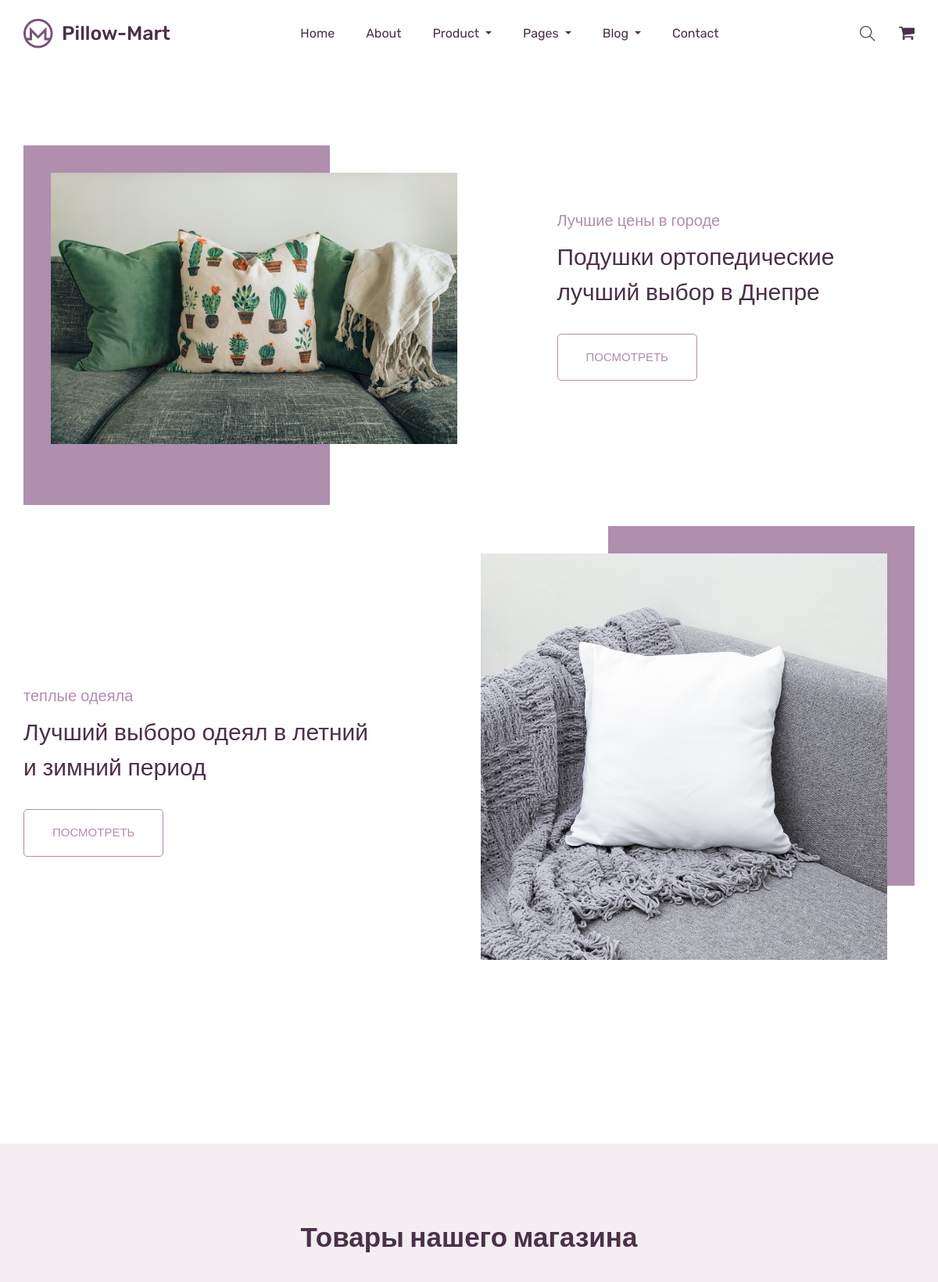
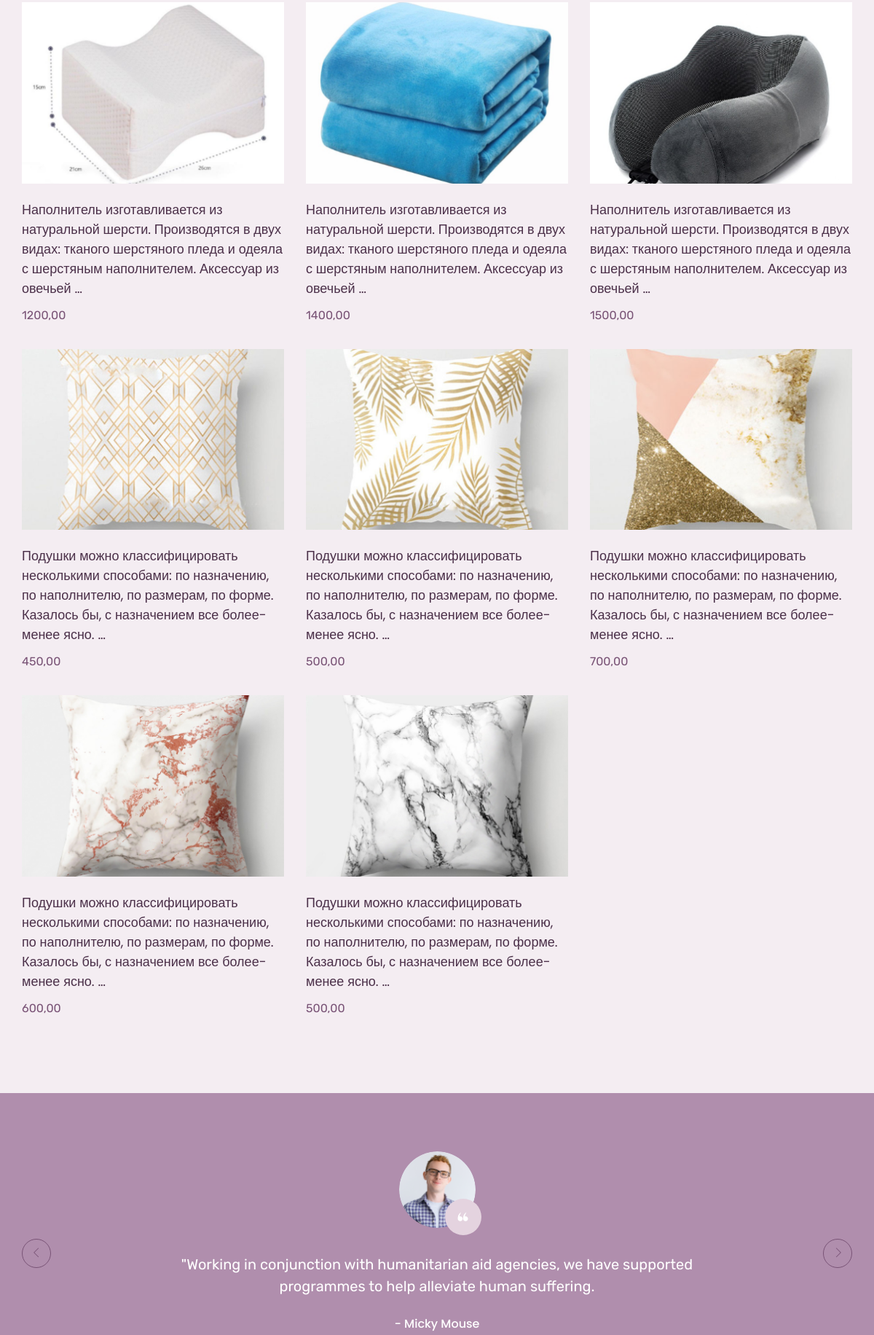
The page / (upper part) on the database its author committed (2 pictures, top to bottom).
### magazin/models.py (models this page shows, shortened)
class Product(models.Model):
    category = models.ForeignKey(Category, related_name='products', on_delete=models.CASCADE)
    name = models.CharField(max_length=200)
    slug = models.SlugField(max_length=200)
    image = models.ImageField(upload_to='products/', blank=True)
    description = models.TextField(blank=True)
    price = models.DecimalField(max_digits=10, decimal_places=2)
    available = models.BooleanField(default=True)#булево значение, указывающее на наличие или отсутствие товара
    created = models.DateTimeField(auto_now_add=True)
    updated = models.DateTimeField(auto_now=True)
    class Meta:
        ordering = ['name']
        indexes = [
            models.Index(fields=['id', 'slug']),
            models.Index(fields=['name']),
            models.Index(fields=['-created']),
        ]

### magazin/views.py (the view)
# urls.py: path('', views.product_list, name='home')
def product_list(request, category_slug=None):
    category = None
    categories = Category.objects.all()
    products = Product.objects.filter(available=True)#булево значение в models получаем товары которые есть в наличии
    if category_slug:
        category = get_object_or_404(Category, slug=category_slug)
        products = products.filter(category=category)
    return render(request, 'magazin/home.html', {'category': category, 'categories': categories, 'products': products})

### templates/magazin/home.html (shortened to what this page needs)
{% extends 'base.html' %}
{% block content %}
    <section class="single_product_list">
        <div class="container">
            <div class="row">
                <div class="col-lg-12">
                    <div class="single_product_iner">
                        <div class="row align-items-center justify-content-between">
                            <div class="col-lg-6 col-sm-6">
                                <div class="single_product_img">
                                    <img src="media/products/2.jpg" class="img-fluid" alt="#">
                                </div>
                            </div>
                            <div class="col-lg-5 col-sm-6">
                                <div class="single_product_content">
                                    <h5>Лучшие цены в городе</h5>
                                    <h2> <a href="single-product.html">Подушки ортопедические лучший выбор в Днепре</a> </h2>
                                    <a href="product_list.html" class="btn_3">Посмотреть</a>
                                </div>
                            </div>
                        </div>
                    </div>
                    <div class="single_product_iner">
                        <div class="row align-items-center justify-content-between">
                            <div class="col-lg-6 col-sm-6">
                                <div class="single_product_img">
                                    <img src="media/products/pillow.jpg"img-fluid" alt="#">
                                </div>
                            </div>
                            <div class="col-lg-5 col-sm-6">
                                <div class="single_product_content">
                                    <h5>теплые одеяла</h5>
                                    <h2> <a href="single-product.html">Лучший выборо одеял
                                    в летний и зимний период</a> </h2>
                                    <a href="product_list.html" class="btn_3">Посмотреть</a>
                                </div>
                            </div>
                        </div>
                    </div>
                </div>
            </div>
        </div>
    </section>
    <section class="trending_items">
        <div class="container">
            <div class="row">
                <div class="col-lg-12">
                    <div class="section_tittle text-center">
                        <h2>Товары нашего магазина</h2>
                    </div>
                </div>
            </div>
            <div class="row">
                {% for data in products %}
                <div class="col-lg-4 col-sm-6">
                    <div class="single_product_item">
                        <div class="single_product_item_thumb">
                            <img src="{{ data.image.url }}" alt="#" class="img-fluid">
                        </div>
                        <h3> <a href="single-product.html">{{ data.description|truncatewords:20 }}</a> </h3>
                        <p>{{ data.price }}</p>
                    </div>
                </div>
                {% endfor %}
            </div>
        </div>
    </section>
    <section class="client_review">
        <div class="container">
            <div class="row justify-content-center">
                <div class="col-lg-8">
                    <div class="client_review_slider owl-carousel">
                        <div class="single_client_review">
                            <div class="client_img">
                                <img src="img/client.png" alt="#">
                            </div>
                            <p>"Working in conjunction with humanitarian aid agencies, we have supported programmes to help alleviate human suffering.</p>
                            <h5>- Micky Mouse</h5>
                        </div>
                    </div>
                </div>
            </div>
        </div>
    </section>
{% endblock content %}

### templates/base.html (shortened to what this page needs)
<!doctype html>
<html lang="zxx">
{% load static %}
<head>
    <link rel="stylesheet" href="{% static 'css/bootstrap.min.css' %}">
    <link rel="stylesheet" href="{% static 'css/animate.css' %}">
    <link rel="stylesheet" href="{% static 'css/owl.carousel.min.css' %}">
    <link rel="stylesheet" href="{% static 'css/all.css' %}">
    <link rel="stylesheet" href="{% static 'css/flaticon.css' %}">
    <link rel="stylesheet" href="{% static 'css/themify-icons.css' %}">
    <link rel="stylesheet" href="{% static 'css/magnific-popup.css' %}">
    <link rel="stylesheet" href="{% static 'css/slick.css' %}">
    <link rel="stylesheet" href="{% static 'css/style.css' %}">
</head>
<body>
    <header class="main_menu home_menu">
        <div class="container">
            <div class="row align-items-center justify-content-center">
                <div class="col-lg-12">
                    <nav class="navbar navbar-expand-lg navbar-light">
                        <a class="navbar-brand" href="index.html"> <img src="img/logo.png" alt="logo"> </a>
                        <div class="collapse navbar-collapse main-menu-item" id="navbarSupportedContent">
                            <ul class="navbar-nav">
                                <li class="nav-item">
                                    <a class="nav-link" href="index.html">Home</a>
                                </li>
                                <li class="nav-item">
                                    <a class="nav-link" href="about.html">about</a>
                                </li>
                                <li class="nav-item dropdown">
                                    <a class="nav-link dropdown-toggle" href="blog.html" id="navbarDropdown_1"
                                        role="button" data-toggle="dropdown" aria-haspopup="true" aria-expanded="false">
                                        product
                                    </a>
                                </li>
                                <li class="nav-item dropdown">
                                    <a class="nav-link dropdown-toggle" href="blog.html" id="navbarDropdown_3"
                                        role="button" data-toggle="dropdown" aria-haspopup="true" aria-expanded="false">
                                        pages
                                    </a>
                                </li>
                                <li class="nav-item dropdown">
                                    <a class="nav-link dropdown-toggle" href="blog.html" id="navbarDropdown_2"
                                        role="button" data-toggle="dropdown" aria-haspopup="true" aria-expanded="false">
                                        blog
                                    </a>
                                </li>
                                <li class="nav-item">
                                    <a class="nav-link" href="contact.html">Contact</a>
                                </li>
                            </ul>
                        </div>
                        <div class="hearer_icon d-flex align-items-center">
                            <a id="search_1" href="javascript:void(0)"><i class="ti-search"></i></a>
                            <a href="cart.html">
                                <i class="flaticon-shopping-cart-black-shape"></i>
                            </a>
                        </div>
                    </nav>
                </div>
            </div>
        </div>
    </header>
{% block content %}{% endblock content %}
</body>
</html>

### rows shown on the page
Product: image (picture), description "Наполнитель изготавливается из натуральной шерсти. Производятся в двух видах: тканого шерстяного пледа и одеяла с шерстяным наполнителем. Аксессуар из овечьей …", price "1200,00"
Product: image (picture), description "Наполнитель изготавливается из натуральной шерсти. Производятся в двух видах: тканого шерстяного пледа и одеяла с шерстяным наполнителем. Аксессуар из овечьей …", price "1400,00"
Product: image (picture), description "Наполнитель изготавливается из натуральной шерсти. Производятся в двух видах: тканого шерстяного пледа и одеяла с шерстяным наполнителем. Аксессуар из овечьей …", price "1500,00"
Product: image (picture), description "Подушки можно классифицировать несколькими способами: по назначению, по наполнителю, по размерам, по форме. Казалось бы, с назначением все более-менее ясно. …", price "450,00"
Product: image (picture), description "Подушки можно классифицировать несколькими способами: по назначению, по наполнителю, по размерам, по форме. Казалось бы, с назначением все более-менее ясно. …", price "500,00"
Product: image (picture), description "Подушки можно классифицировать несколькими способами: по назначению, по наполнителю, по размерам, по форме. Казалось бы, с назначением все более-менее ясно. …", price "700,00"
Product: image (picture), description "Подушки можно классифицировать несколькими способами: по назначению, по наполнителю, по размерам, по форме. Казалось бы, с назначением все более-менее ясно. …", price "600,00"
Product: image (picture), description "Подушки можно классифицировать несколькими способами: по назначению, по наполнителю, по размерам, по форме. Казалось бы, с назначением все более-менее ясно. …", price "500,00"
